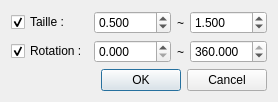
<?xml version="1.0" encoding="UTF-8"?>
<ui version="4.0">
 <class>RandomDialog</class>
 <widget class="QDialog" name="RandomDialog">
  <property name="windowModality">
   <enum>Qt::WindowModal</enum>
  </property>
  <property name="geometry">
   <rect>
    <x>0</x>
    <y>0</y>
    <width>259</width>
    <height>95</height>
   </rect>
  </property>
  <property name="windowTitle">
   <string>Taille et rotation aléatoires</string>
  </property>
  <property name="windowIcon">
   <iconset resource="MainFrame.qrc">
    <normaloff>:/MainFrame/Resources/random.png</normaloff>:/MainFrame/Resources/random.png</iconset>
  </property>
  <property name="modal">
   <bool>true</bool>
  </property>
  <layout class="QVBoxLayout" name="verticalLayout">
   <item>
    <layout class="QGridLayout" name="gridLayout">
     <item row="1" column="1">
      <widget class="QDoubleSpinBox" name="minRot">
       <property name="decimals">
        <number>3</number>
       </property>
       <property name="minimum">
        <double>0.000000000000000</double>
       </property>
       <property name="maximum">
        <double>360.000000000000000</double>
       </property>
      </widget>
     </item>
     <item row="1" column="0">
      <widget class="QCheckBox" name="rotation">
       <property name="text">
        <string>Rotation :</string>
       </property>
       <property name="checked">
        <bool>true</bool>
       </property>
      </widget>
     </item>
     <item row="1" column="3">
      <widget class="QDoubleSpinBox" name="maxRot">
       <property name="decimals">
        <number>3</number>
       </property>
       <property name="maximum">
        <double>360.000000000000000</double>
       </property>
       <property name="value">
        <double>360.000000000000000</double>
       </property>
      </widget>
     </item>
     <item row="0" column="1">
      <widget class="QDoubleSpinBox" name="minScale">
       <property name="decimals">
        <number>3</number>
       </property>
       <property name="minimum">
        <double>0.001000000000000</double>
       </property>
       <property name="maximum">
        <double>1000.000000000000000</double>
       </property>
       <property name="value">
        <double>0.500000000000000</double>
       </property>
      </widget>
     </item>
     <item row="0" column="3">
      <widget class="QDoubleSpinBox" name="maxScale">
       <property name="decimals">
        <number>3</number>
       </property>
       <property name="minimum">
        <double>0.001000000000000</double>
       </property>
       <property name="maximum">
        <double>1000.000000000000000</double>
       </property>
       <property name="value">
        <double>1.500000000000000</double>
       </property>
      </widget>
     </item>
     <item row="0" column="0">
      <widget class="QCheckBox" name="scale">
       <property name="text">
        <string>Taille :</string>
       </property>
       <property name="checked">
        <bool>true</bool>
       </property>
      </widget>
     </item>
     <item row="0" column="2">
      <widget class="QLabel" name="label">
       <property name="text">
        <string>~</string>
       </property>
      </widget>
     </item>
     <item row="1" column="2">
      <widget class="QLabel" name="label_2">
       <property name="text">
        <string>~</string>
       </property>
      </widget>
     </item>
    </layout>
   </item>
   <item>
    <widget class="QDialogButtonBox" name="buttonBox">
     <property name="orientation">
      <enum>Qt::Horizontal</enum>
     </property>
     <property name="standardButtons">
      <set>QDialogButtonBox::Cancel|QDialogButtonBox::Ok</set>
     </property>
    </widget>
   </item>
  </layout>
 </widget>
 <resources>
  <include location="MainFrame.qrc"/>
 </resources>
 <connections>
  <connection>
   <sender>buttonBox</sender>
   <signal>accepted()</signal>
   <receiver>RandomDialog</receiver>
   <slot>accept()</slot>
   <hints>
    <hint type="sourcelabel">
     <x>248</x>
     <y>254</y>
    </hint>
    <hint type="destinationlabel">
     <x>157</x>
     <y>274</y>
    </hint>
   </hints>
  </connection>
  <connection>
   <sender>buttonBox</sender>
   <signal>rejected()</signal>
   <receiver>RandomDialog</receiver>
   <slot>reject()</slot>
   <hints>
    <hint type="sourcelabel">
     <x>316</x>
     <y>260</y>
    </hint>
    <hint type="destinationlabel">
     <x>286</x>
     <y>274</y>
    </hint>
   </hints>
  </connection>
 </connections>
</ui>
